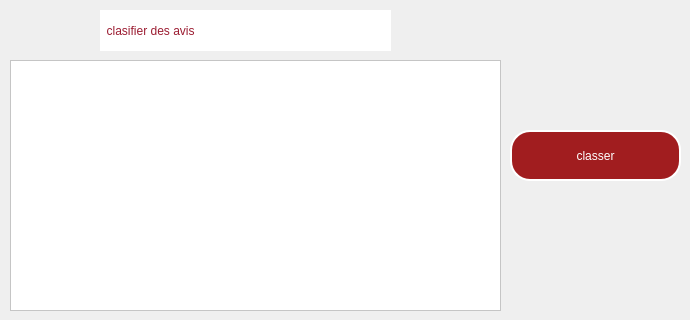
          <widget class="QWidget" name="tab_7">
           <attribute name="title">
            <string>classifcation des avis</string>
           </attribute>
           <widget class="QPushButton" name="pushButtonclasser">
            <property name="geometry">
             <rect>
              <x>510</x>
              <y>130</y>
              <width>171</width>
              <height>51</height>
             </rect>
            </property>
            <property name="cursor">
             <cursorShape>PointingHandCursor</cursorShape>
            </property>
            <property name="styleSheet">
             <string notr="true">QPushButton
{border-radius:20px;
background-color:rgb(161, 29, 31);
color:white;
border: 2px solid white;}

QPushButton::hover
{
background-color:white;
color:rgb(161, 29, 31);}

</string>
            </property>
            <property name="text">
             <string>classer</string>
            </property>
           </widget>
           <widget class="QTableView" name="tableView">
            <property name="geometry">
             <rect>
              <x>10</x>
              <y>60</y>
              <width>491</width>
              <height>251</height>
             </rect>
            </property>
            <property name="styleSheet">
             <string notr="true">background-color:white;</string>
            </property>
           </widget>
           <widget class="QLabel" name="label_54">
            <property name="geometry">
             <rect>
              <x>100</x>
              <y>10</y>
              <width>291</width>
              <height>41</height>
             </rect>
            </property>
            <property name="styleSheet">
             <string notr="true">QLabel{

font: 63 11pt &quot;Lucida Sans Typewriter&quot;;
background-color:white;
border-radius:25px;
color:#9B1C31;}



</string>
            </property>
            <property name="text">
             <string>  clasifier des avis</string>
            </property>
           </widget>
          </widget>
